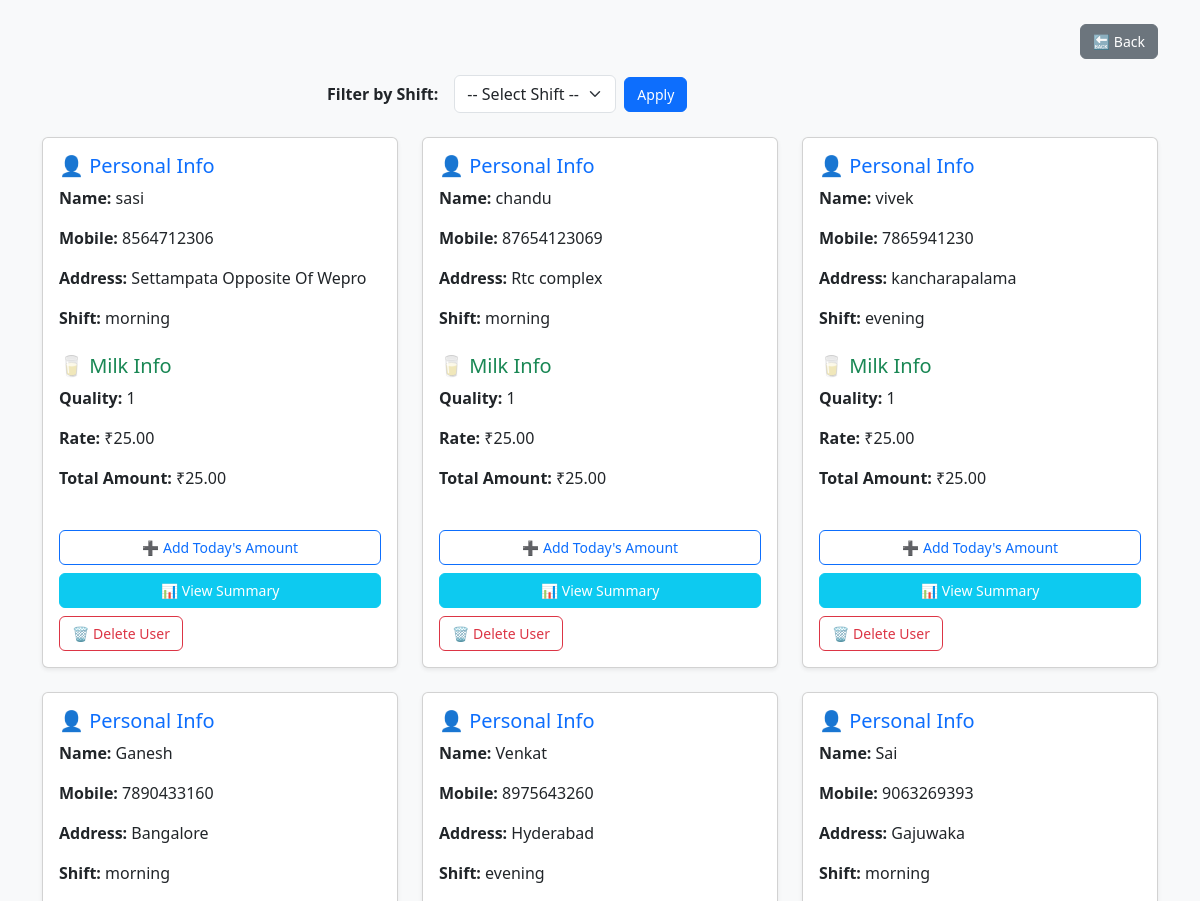
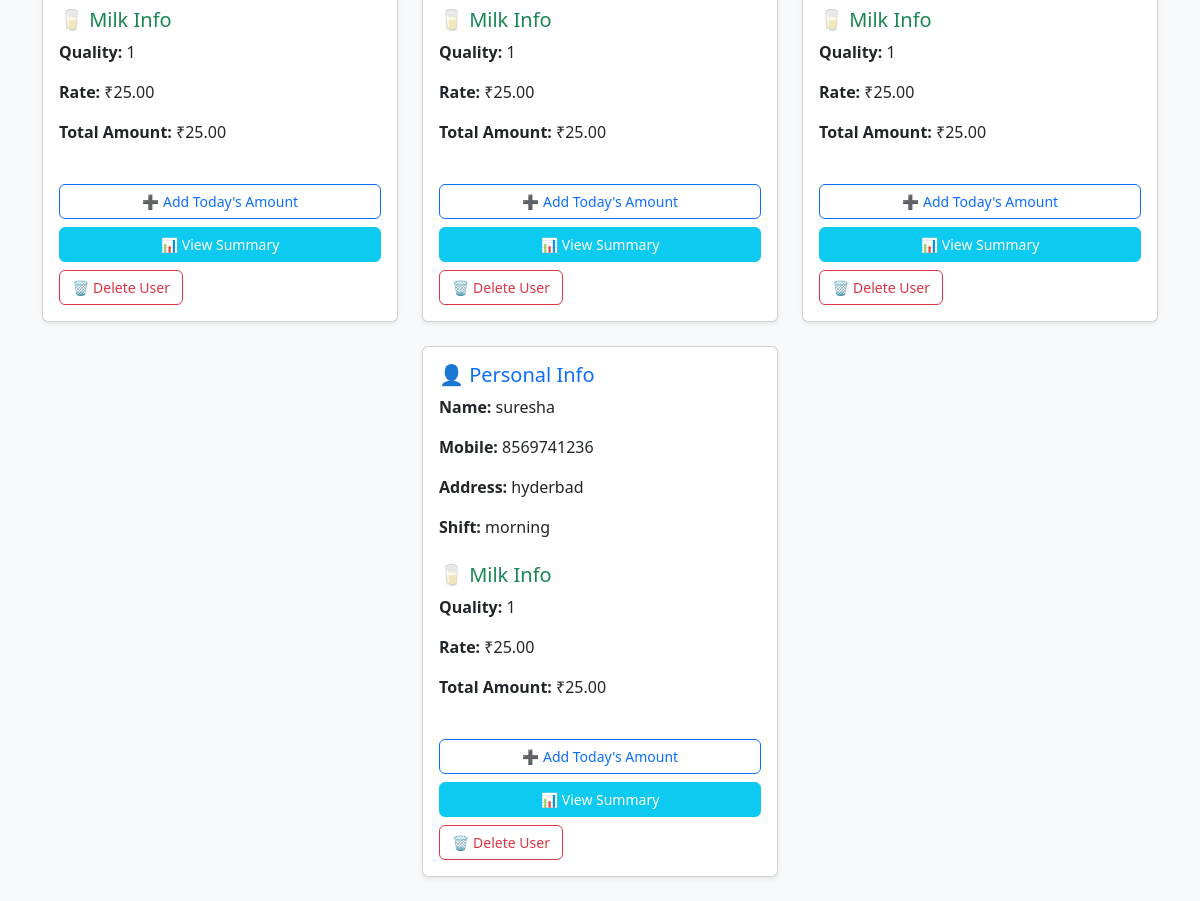
The page /user/ on the database its author committed (2 pictures, top to bottom).
### milkmain/models.py (models this page shows, shortened)
class MilkUser(models.Model):
    SHIFT_CHOICES = (
        ('morning', 'Morning'),
        ('evening', 'Evening'),
    )
    STATUS_CHOICES = (
        ('active', 'Active'),
        ('inactive', 'Inactive'),
    )
    name = models.CharField(max_length=100)
    mobile = models.CharField(max_length=15)
    address = models.TextField()
    quality = models.CharField(max_length=50)
    rate = models.DecimalField(max_digits=6, decimal_places=2)
    total_amount = models.DecimalField(max_digits=8, decimal_places=2)
    shift = models.CharField(max_length=10, choices=SHIFT_CHOICES)
    status = models.CharField(max_length=10, choices=STATUS_CHOICES, default='active')  # <-- added

### milkmain/views.py (the view)
# urls.py: path('user/', views.user_list, name='user_list'),  # Lists all users or filtered by shift
def user_list(request):
    shift = request.GET.get('shift')
    if shift:
        users = MilkUser.objects.filter(shift=shift)
    else:
        users = MilkUser.objects.all()
    return render(request, 'userdetail.html', {'users': users})

### templates/userdetail.html (shortened to what this page needs)
{% load static %}
<!DOCTYPE html>
<html lang="en">
<head>
  <link href="https://cdn.jsdelivr.net/npm/bootstrap@5.3.0/dist/css/bootstrap.min.css" rel="stylesheet">
  <link rel="stylesheet" href="{% static 'userdetail.css' %}">
</head>
<body class="bg-light py-4">
  <div class="container">
    <div class="d-flex justify-content-end mb-3">
      <a href="{% url 'index' %}" class="btn btn-secondary">🔙 Back</a>
    </div>
    <div class="row justify-content-center mb-4">
      <div class="col-md-6">
        <form method="get" action="{% url 'user_list' %}" class="d-flex gap-2 align-items-center">
          <label for="shift" class="fw-bold me-2">Filter by Shift:</label>
          <select name="shift" id="shift" class="form-select w-auto">
            <option value="">-- Select Shift --</option>
          </select>
          <button type="submit" class="btn btn-primary">Apply</button>
        </form>
      </div>
    </div>
    <div class="row justify-content-center g-4">
      {% for user in users %}
      <div class="col-md-6 col-lg-4">
        <div class="card shadow-sm h-100">
          <div class="card-body d-flex flex-column justify-content-between">
            <div>
              <h5 class="text-primary">👤 Personal Info</h5>
              <p><strong>Name:</strong> {{ user.name }}</p>
              <p><strong>Mobile:</strong> {{ user.mobile }}</p>
              <p><strong>Address:</strong> {{ user.address }}</p>
              <p><strong>Shift:</strong> {{ user.shift }}</p>
              <h5 class="text-success mt-4">🥛 Milk Info</h5>
              <p><strong>Quality:</strong> {{ user.quality }}</p>
              <p><strong>Rate:</strong> ₹{{ user.rate }}</p>
              <p><strong>Total Amount:</strong> ₹{{ user.total_amount }}</p>
            </div>
            <div class="d-grid gap-2 mt-4">
              <a href="{% url 'add_daily_amount' user.id %}" class="btn btn-outline-primary">➕ Add Today's Amount</a>
              <a href="{% url 'user_summary' user.id %}" class="btn btn-info text-white">📊 View Summary</a>
              <form method="post" action="{% url 'delete_user' user.id %}">
                <button type="submit" class="btn btn-outline-danger">🗑️ Delete User</button>
              </form>
            </div>
          </div>
        </div>
      </div>
      {% empty %}
      <div class="text-center text-muted">No users found for this shift.</div>
      {% endfor %}
    </div>
  </div>
</body>
</html>

### static/userdetail.css (style rules this page uses)
body { font-family: 'Segoe UI', sans-serif; background-color: #f9f9f9; margin: 0; padding: 0; }
.btn { font-size: 14px; padding: 6px 12px; }

### rows shown on the page
MilkUser: name "sasi", mobile "8564712306", address "Settampata Opposite Of Wepro", shift "morning", quality "1", rate "25.00", total_amount "25.00"
MilkUser: name "chandu", mobile "87654123069", address "Rtc complex", shift "morning", quality "1", rate "25.00", total_amount "25.00"
MilkUser: name "vivek", mobile "7865941230", address "kancharapalama", shift "evening", quality "1", rate "25.00", total_amount "25.00"
MilkUser: name "Ganesh", mobile "7890433160", address "Bangalore", shift "morning", quality "1", rate "25.00", total_amount "25.00"
MilkUser: name "Venkat", mobile "8975643260", address "Hyderabad", shift "evening", quality "1", rate "25.00", total_amount "25.00"
MilkUser: name "Sai", mobile "9063269393", address "Gajuwaka", shift "morning", quality "1", rate "25.00", total_amount "25.00"
MilkUser: name "suresha", mobile "8569741236", address "hyderbad", shift "morning", quality "1", rate "25.00", total_amount "25.00"
